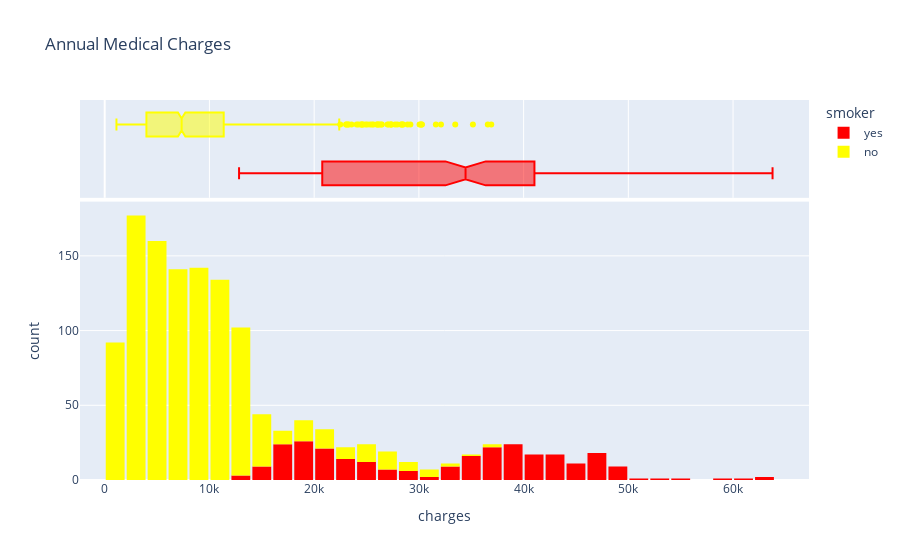

Notebook code cell kept with this figure:
### Markdown cell above
### Charges

Let's visualize the distribution of "charges" i.e. the annual medical charges for customers. This is the column we're trying to predict. Let's also use the categorical column "smoker" to distinguish the charges for smokers and non-smokers.

### Code cell
fig = px.histogram(df, 
                   x='charges', 
                   marginal='box', 
                   color='smoker', 
                   color_discrete_sequence=['red', 'yellow'], 
                   title='Annual Medical Charges')
fig.update_layout(bargap=0.1)
fig.show()

### Figure 1 — Plotly figure (JSON) as saved in the notebook; plotly's stock layout.template omitted (floating-point values rounded to 4 significant figures; data arrays with more than 128 entries replaced by an {"elided": "..."} marker saying what was removed)
{"data": [{"bingroup": "x", "hovertemplate": "smoker=yes<br>charges=%{x}<br>count=%{y}<extra></extra>", "legendgroup": "yes", "marker": {"color": "red", "pattern": {"shape": ""}}, "name": "yes", "orientation": "v", "showlegend": true, "type": "histogram", "x": {"elided": "274 float values"}, "xaxis": "x", "yaxis": "y"}, {"hovertemplate": "smoker=yes<br>charges=%{x}<extra></extra>", "legendgroup": "yes", "marker": {"color": "red"}, "name": "yes", "notched": true, "showlegend": false, "type": "box", "x": {"elided": "274 float values"}, "xaxis": "x2", "yaxis": "y2"}, {"bingroup": "x", "hovertemplate": "smoker=no<br>charges=%{x}<br>count=%{y}<extra></extra>", "legendgroup": "no", "marker": {"color": "yellow", "pattern": {"shape": ""}}, "name": "no", "orientation": "v", "showlegend": true, "type": "histogram", "x": {"elided": "1064 float values"}, "xaxis": "x", "yaxis": "y"}, {"hovertemplate": "smoker=no<br>charges=%{x}<extra></extra>", "legendgroup": "no", "marker": {"color": "yellow"}, "name": "no", "notched": true, "showlegend": false, "type": "box", "x": {"elided": "1064 float values"}, "xaxis": "x2", "yaxis": "y2"}], "layout": {"bargap": 0.1, "barmode": "relative", "legend": {"title": {"text": "smoker"}, "tracegroupgap": 0}, "title": {"text": "Annual Medical Charges"}, "xaxis": {"anchor": "y", "domain": [0, 1], "title": {"text": "charges"}}, "xaxis2": {"anchor": "y2", "domain": [0, 1], "matches": "x", "showgrid": true, "showticklabels": false}, "yaxis": {"anchor": "x", "domain": [0, 0.7326], "title": {"text": "count"}}, "yaxis2": {"anchor": "x2", "domain": [0.7426, 1], "matches": "y2", "showgrid": false, "showline": false, "showticklabels": false, "ticks": ""}}}
